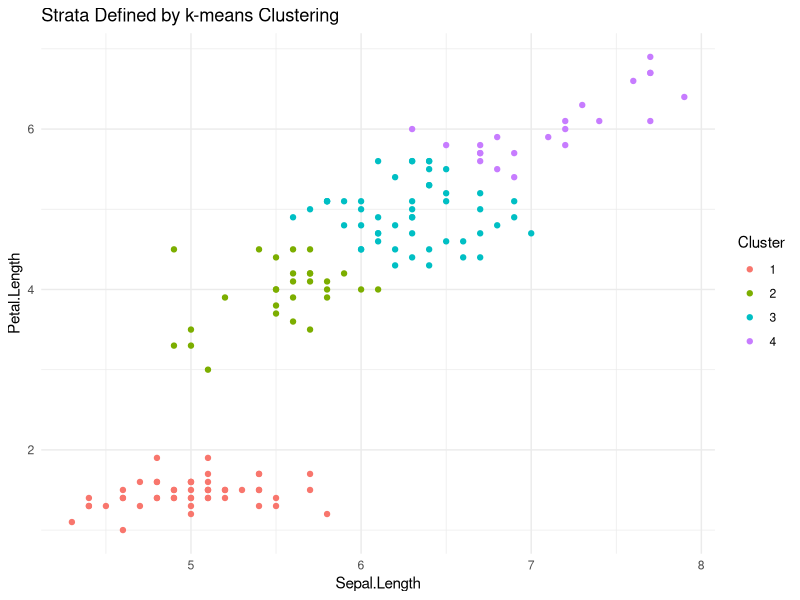

Recreate this plot in R.
# This code was generated by ChatGPT in Dec 2024.

#############
############# CLEAR WORKSPACE
#############

rm(list=ls())
set.seed(42)
data(iris)

#############
############# TRADITIONAL BINNING APPROACH
#############

# Divide the continuous variable "Sepal.Length" into 4 quantile bins
iris$SepalLengthBin <- cut(iris$Sepal.Length, 
                          breaks = quantile(iris$Sepal.Length, 
                                            probs = seq(0, 1, 0.25)), 
                          include.lowest = TRUE)

# Inspect the resulting strata
table(iris$SepalLengthBin)

#############
############# CLUSTERING APPROACH
#############

# Perform k-means clustering on two continuous variables
iris_cluster <- kmeans(iris[, c("Sepal.Length", "Petal.Length")], centers = 4)

# Assign clusters as strata
iris$Cluster <- as.factor(iris_cluster$cluster)

# Inspect the resulting strata
table(iris$Cluster)

#############
############# VISUALIZE THE CLUSTERING RESULTS
#############

# Visualize the clusters
library(ggplot2)
ggplot(iris, aes(x = Sepal.Length, y = Petal.Length, color = Cluster)) +
  geom_point() +
  labs(title = "Strata Defined by k-means Clustering") +
  theme_minimal()